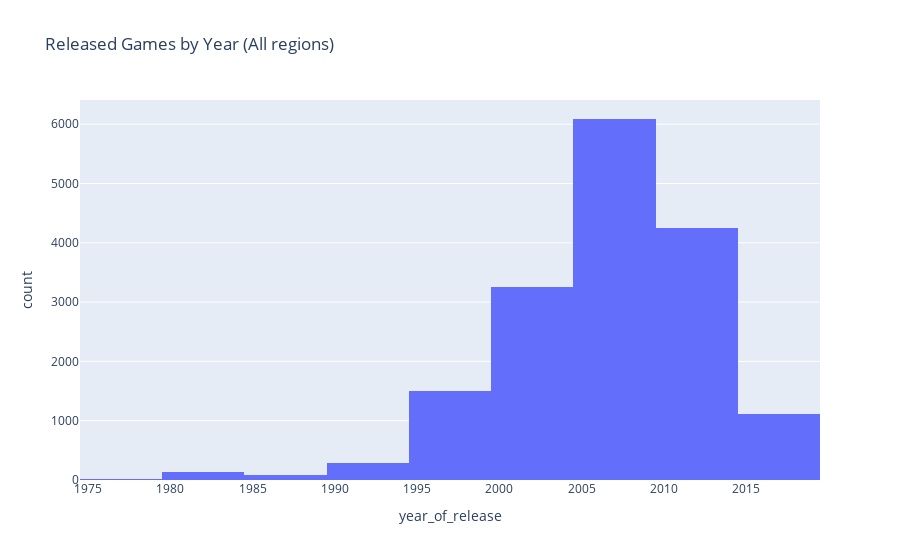

The code cell stored with this chart in its notebook:
### Markdown cell above
The bar char above show us that the majority of the games were launched between 2002 to 2011, being 2008 and 2009 the best years for releases. Despite of the continous increments per year, we had a decline since 2010 to 2016.

### Code cell
px.histogram(df,x="year_of_release", title="Released Games by Year (All regions)", nbins=10)

### Figure 1 — Plotly figure (JSON) as saved in the notebook; plotly's stock layout.template omitted (floating-point values rounded to 4 significant figures; data arrays with more than 128 entries replaced by an {"elided": "..."} marker saying what was removed)
{"data": [{"alignmentgroup": "True", "bingroup": "x", "hovertemplate": "year_of_release=%{x}<br>count=%{y}<extra></extra>", "legendgroup": "", "marker": {"color": "#636efa", "pattern": {"shape": ""}}, "name": "", "nbinsx": 10, "offsetgroup": "", "orientation": "v", "showlegend": false, "type": "histogram", "x": {"elided": "16714 int values"}, "xaxis": "x", "yaxis": "y"}], "layout": {"barmode": "relative", "legend": {"tracegroupgap": 0}, "title": {"text": "Released Games by Year (All regions)"}, "xaxis": {"anchor": "y", "domain": [0, 1], "title": {"text": "year_of_release"}}, "yaxis": {"anchor": "x", "domain": [0, 1], "title": {"text": "count"}}}}
